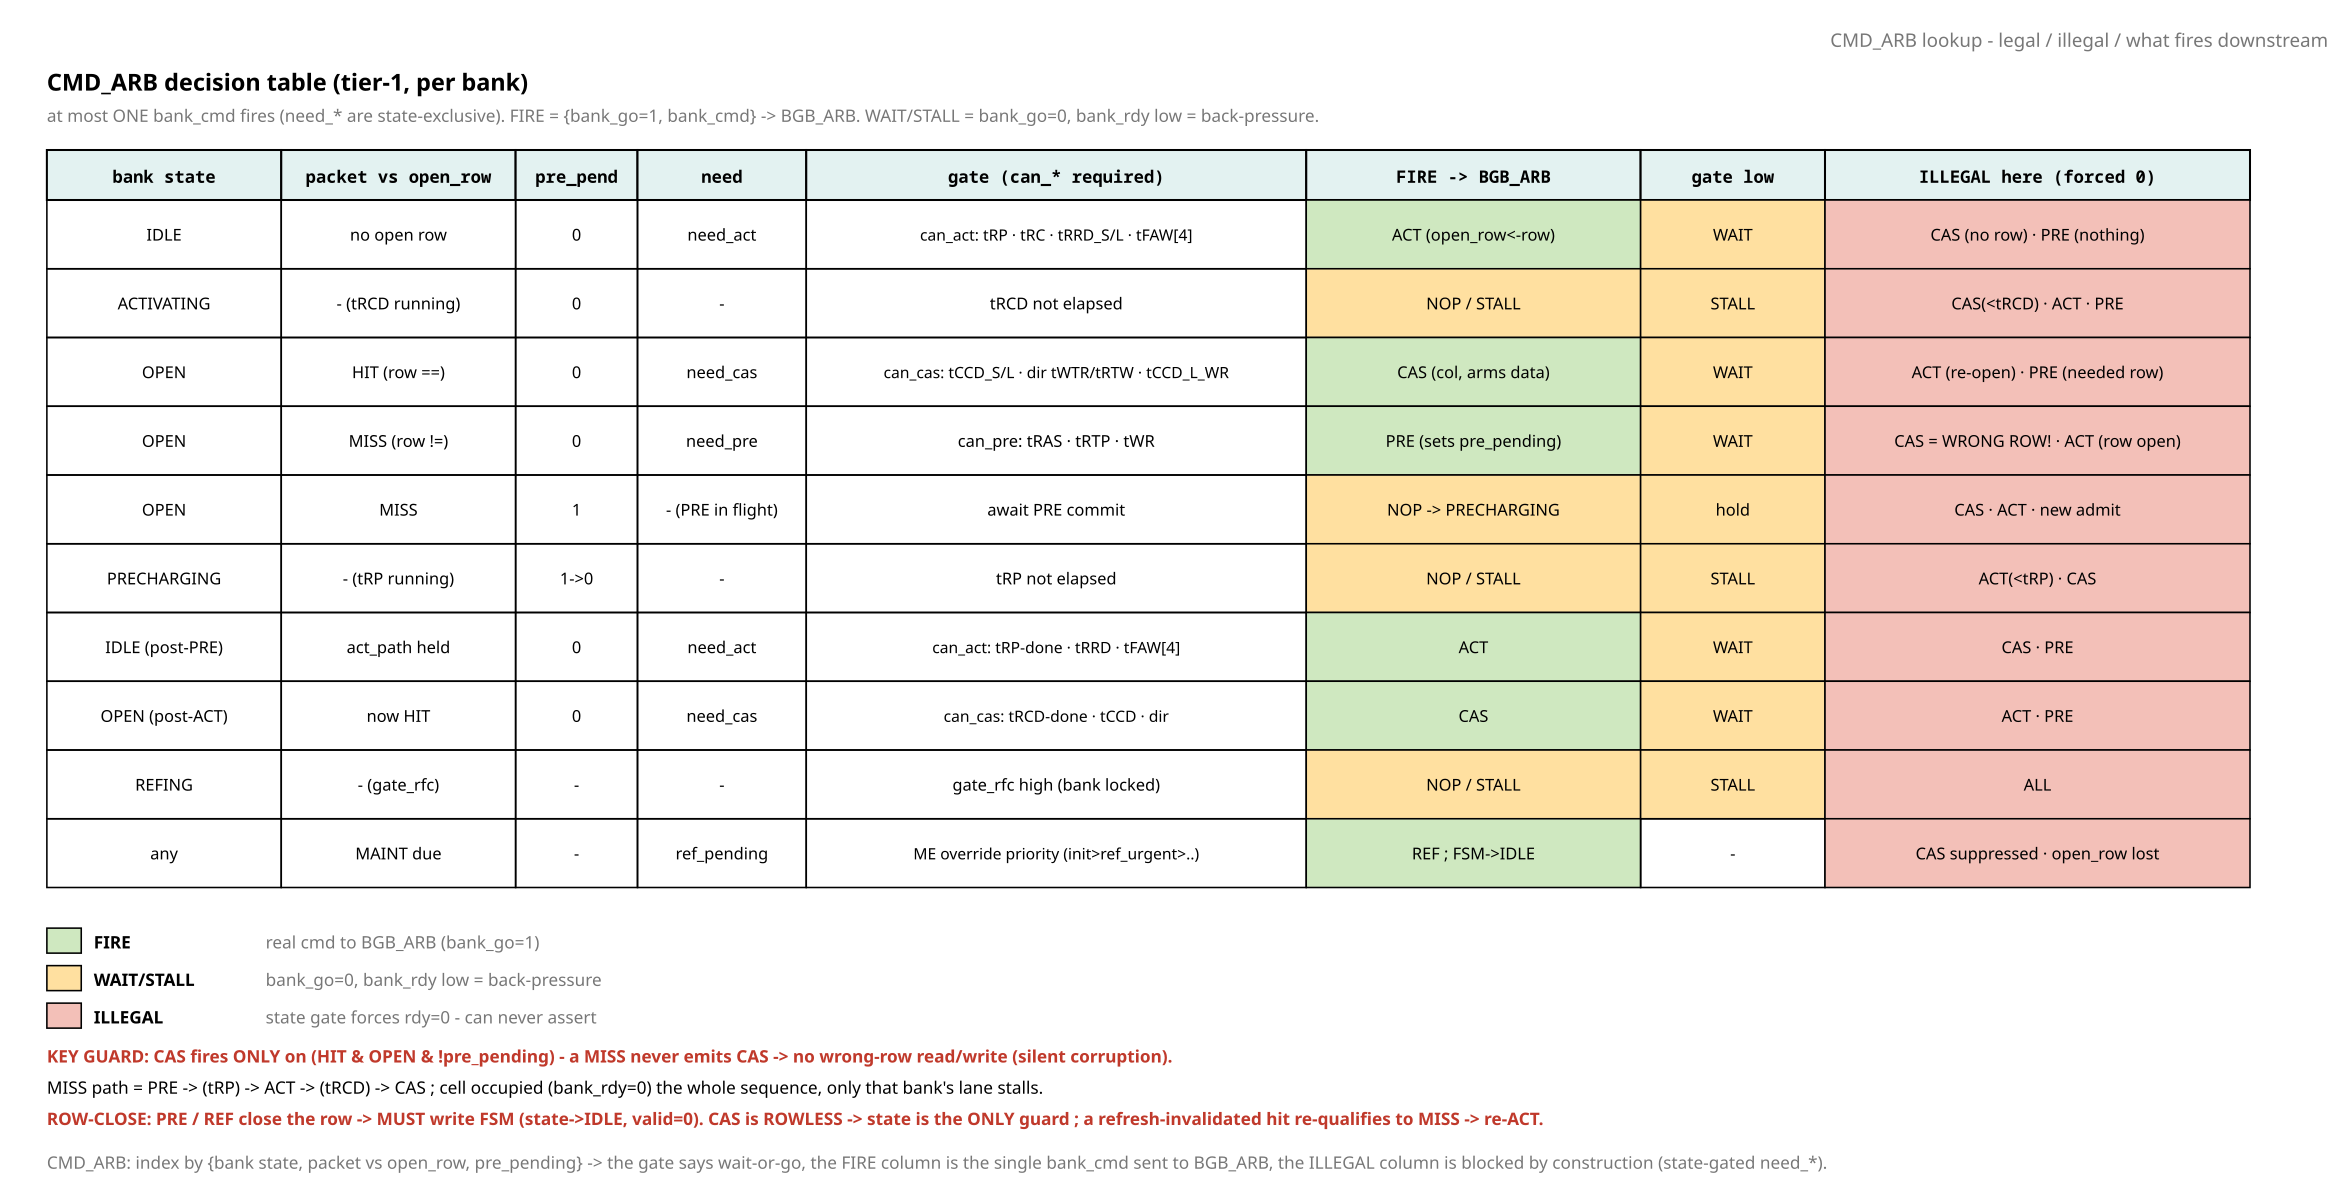

Recreate this plot in Python.
from rtlfig import Fig, MUTED, INK, FILL_ACTIVE

# fig_23 - CMD_ARB lookup table, meant to paste beside the CMD_ARB (tier-1) block.
# One row per {bank state x packet x pre_pending}; columns give the gate, the
# command that FIRES downstream to BGB_ARB, what happens if the gate is low, and
# the transitions that are HARD-BLOCKED (can never assert). One look, full answer.

GRN  = "#cfe8c0"   # fires a real command
AMB  = "#ffe0a0"   # wait / stall (bank_go=0, bank_rdy low)
RED  = "#f3c0b8"   # illegal, forced 0

f = Fig(1500, 760)
f.note(1490, 30, "CMD_ARB lookup  -  legal / illegal / what fires downstream",
       anchor="end")
f.text(30, 58, "CMD_ARB decision table   (tier-1, per bank)", size=15,
       mono=False, bold=True)
f.text(30, 78, "at most ONE bank_cmd fires (need_* are state-exclusive).  "
       "FIRE = {bank_go=1, bank_cmd} -> BGB_ARB.   WAIT/STALL = bank_go=0, "
       "bank_rdy low = back-pressure.", size=11, mono=False, fill=MUTED)

cols = [("bank state", 150), ("packet vs open_row", 150), ("pre_pend", 78),
        ("need", 108), ("gate  (can_* required)", 320),
        ("FIRE  -> BGB_ARB", 214), ("gate low", 118),
        ("ILLEGAL here (forced 0)", 272)]

# row = (state, pkt, pp, need, gate, fire, low, illegal)
rows = [
 ("IDLE", "no open row", "0", "need_act",
  "can_act: tRP · tRC · tRRD_S/L · tFAW[4]",
  "ACT  (open_row<-row)", "WAIT", "CAS (no row) · PRE (nothing)"),
 ("ACTIVATING", "- (tRCD running)", "0", "-",
  "tRCD not elapsed",
  "NOP / STALL", "STALL", "CAS(<tRCD) · ACT · PRE"),
 ("OPEN", "HIT  (row ==)", "0", "need_cas",
  "can_cas: tCCD_S/L · dir tWTR/tRTW · tCCD_L_WR",
  "CAS  (col, arms data)", "WAIT", "ACT (re-open) · PRE (needed row)"),
 ("OPEN", "MISS  (row !=)", "0", "need_pre",
  "can_pre: tRAS · tRTP · tWR",
  "PRE  (sets pre_pending)", "WAIT", "CAS = WRONG ROW! · ACT (row open)"),
 ("OPEN", "MISS", "1", "- (PRE in flight)",
  "await PRE commit",
  "NOP -> PRECHARGING", "hold", "CAS · ACT · new admit"),
 ("PRECHARGING", "- (tRP running)", "1->0", "-",
  "tRP not elapsed",
  "NOP / STALL", "STALL", "ACT(<tRP) · CAS"),
 ("IDLE (post-PRE)", "act_path held", "0", "need_act",
  "can_act: tRP-done · tRRD · tFAW[4]",
  "ACT", "WAIT", "CAS · PRE"),
 ("OPEN (post-ACT)", "now HIT", "0", "need_cas",
  "can_cas: tRCD-done · tCCD · dir",
  "CAS", "WAIT", "ACT · PRE"),
 ("REFING", "- (gate_rfc)", "-", "-",
  "gate_rfc high (bank locked)",
  "NOP / STALL", "STALL", "ALL"),
 ("any", "MAINT due", "-", "ref_pending",
  "ME override priority (init>ref_urgent>..)",
  "REF ; FSM->IDLE", "-", "CAS suppressed · open_row lost"),
]

X0, Y0, RH = 30, 96, 44
# header
x = X0
for nm, w in cols:
    f.rect(x, Y0, w, 32, fill=FILL_ACTIVE, width=1.3)
    f.text(x + w / 2, Y0 + 21, nm, size=11, anchor="middle", bold=True)
    x += w
ry = Y0 + 32
for r in rows:
    x = X0
    for (nm, w), v in zip(cols, r):
        if nm.startswith("FIRE"):
            fill = AMB if ("NOP" in v or "STALL" in v) else GRN
        elif nm.startswith("ILLEGAL"):
            fill = RED
        elif nm == "gate low":
            fill = AMB if v in ("WAIT", "STALL", "hold") else "none"
        else:
            fill = "none"
        f.rect(x, ry, w, RH, fill=fill, width=1.0)
        sz = 10 if (nm.startswith("gate") and len(v) > 30) else 10.5
        f.text(x + w / 2, ry + RH / 2 + 4, v, size=sz, mono=False,
               anchor="middle")
        x += w
    ry += RH

# legend
ly = ry + 26
for lbl, col, tx in [("FIRE", GRN, "real cmd to BGB_ARB (bank_go=1)"),
                     ("WAIT/STALL", AMB, "bank_go=0, bank_rdy low = back-pressure"),
                     ("ILLEGAL", RED, "state gate forces rdy=0 - can never assert")]:
    f.rect(X0, ly, 22, 16, fill=col, stroke=INK, width=1.0)
    f.text(X0 + 30, ly + 13, f"{lbl}", size=11, mono=False, bold=True)
    f.text(X0 + 140, ly + 13, tx, size=11, mono=False, fill=MUTED)
    ly += 24

f.text(X0, ly + 14, "KEY GUARD:  CAS fires ONLY on (HIT & OPEN & !pre_pending) - "
       "a MISS never emits CAS -> no wrong-row read/write (silent corruption).",
       size=11, mono=False, bold=True, fill="#c0392b")
f.text(X0, ly + 34, "MISS path = PRE -> (tRP) -> ACT -> (tRCD) -> CAS ; cell "
       "occupied (bank_rdy=0) the whole sequence, only that bank's lane stalls.",
       size=11, mono=False, fill=INK)
f.text(X0, ly + 54, "ROW-CLOSE:  PRE / REF close the row -> MUST write FSM "
       "(state->IDLE, valid=0).  CAS is ROWLESS -> state is the ONLY guard ; a "
       "refresh-invalidated hit re-qualifies to MISS -> re-ACT.",
       size=11, mono=False, bold=True, fill="#c0392b")

f.caption(30, 748, "CMD_ARB: index by {bank state, packet vs open_row, "
                   "pre_pending} -> the gate says wait-or-go, the FIRE column is "
                   "the single bank_cmd sent to BGB_ARB, the ILLEGAL column is "
                   "blocked by construction (state-gated need_*).")

f.save("fig_23_cmd_arb_lut.svg")
print("wrote fig_23_cmd_arb_lut.svg")
